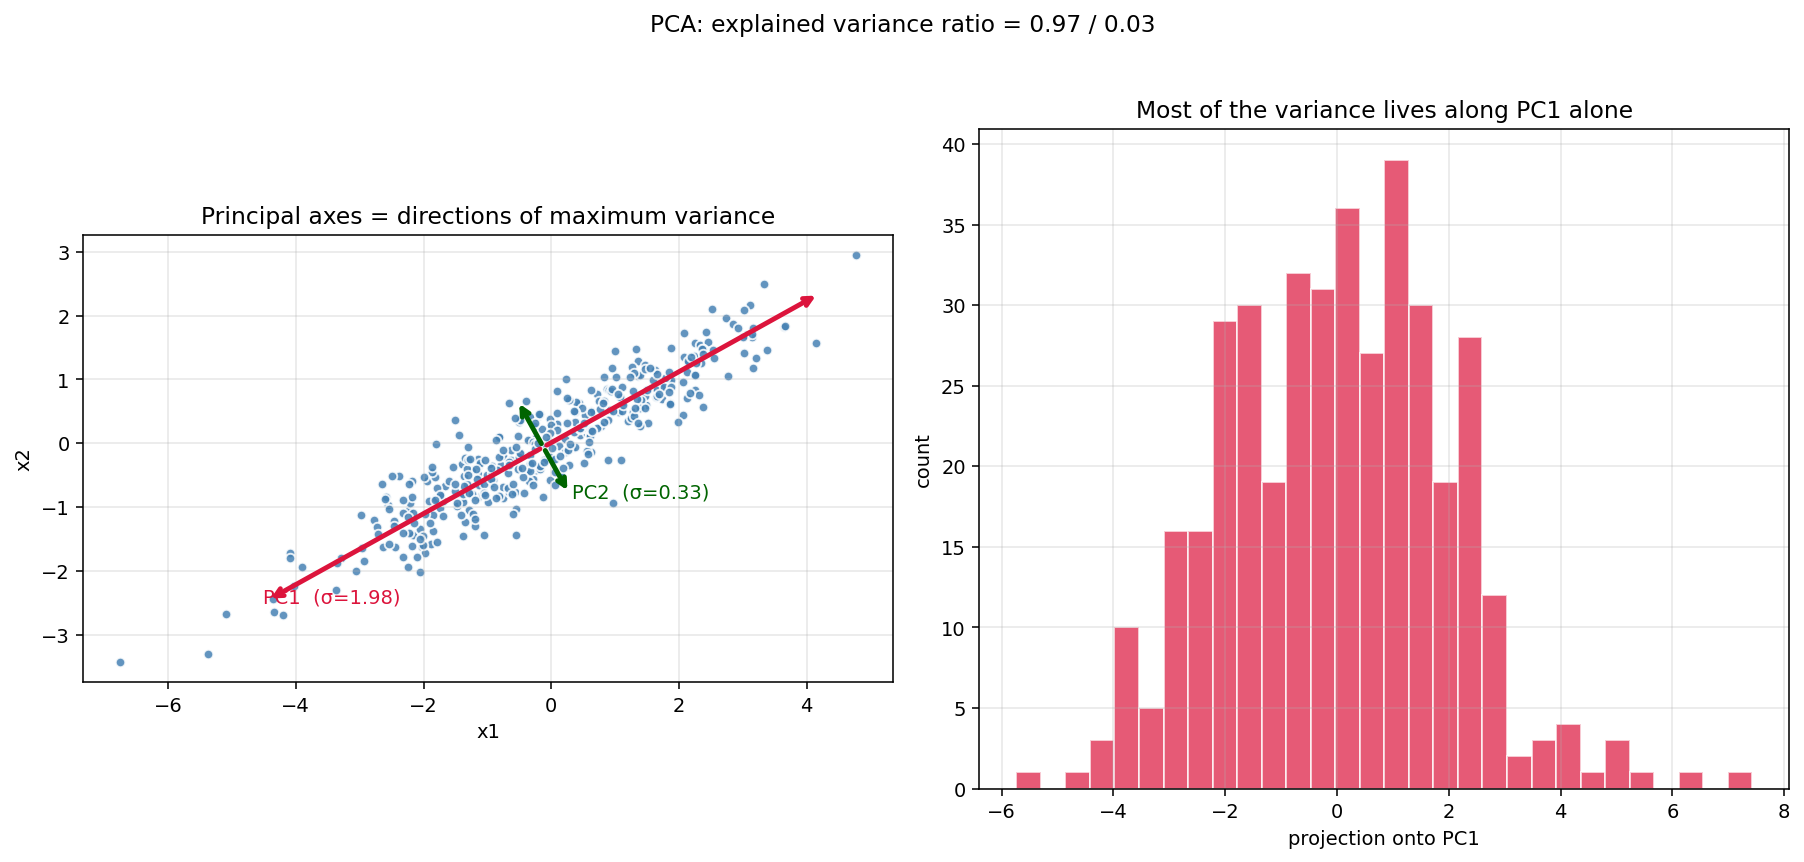

This chart was generated by the following Python code:
"""PCA on a 2D correlated Gaussian: data scatter with the two principal axes
drawn over it, and the 1D projection onto PC1 shown alongside.

Output: diagram_pca_geometry.png
"""

import numpy as np
import matplotlib.pyplot as plt

from from_scratch import PCA, make_correlated_gaussian


def main():
    X = make_correlated_gaussian(n=400, seed=0)
    pca = PCA().fit(X)
    mean = pca.mean_
    pcs = pca.components_  # rows are PCs
    svals = pca.singular_values_

    proj_pc1 = pca.transform(X, k=1).ravel()

    fig = plt.figure(figsize=(13, 6))

    # Left: scatter with PC axes
    ax1 = fig.add_subplot(1, 2, 1)
    ax1.scatter(X[:, 0], X[:, 1], color="steelblue", edgecolors="white", s=24, alpha=0.85)
    for i, color in enumerate(["crimson", "darkgreen"]):
        v = pcs[i] * (svals[i] / np.sqrt(X.shape[0])) * 2.5
        ax1.annotate("", xy=mean + v, xytext=mean,
                     arrowprops=dict(arrowstyle="->", color=color, lw=2.5))
        ax1.annotate("", xy=mean - v, xytext=mean,
                     arrowprops=dict(arrowstyle="->", color=color, lw=2.5))
        ax1.text(*(mean + v + 0.08 * v / np.linalg.norm(v)),
                 f"PC{i+1}  (σ={svals[i]/np.sqrt(X.shape[0]):.2f})",
                 color=color, fontsize=10)

    ax1.set_aspect("equal")
    ax1.set_xlabel("x1")
    ax1.set_ylabel("x2")
    ax1.set_title("Principal axes = directions of maximum variance")
    ax1.grid(alpha=0.3)

    # Right: 1D projection histogram
    ax2 = fig.add_subplot(1, 2, 2)
    ax2.hist(proj_pc1, bins=30, color="crimson", alpha=0.7, edgecolor="white")
    ax2.set_xlabel("projection onto PC1")
    ax2.set_ylabel("count")
    ax2.set_title("Most of the variance lives along PC1 alone")
    ax2.grid(alpha=0.3)

    fig.suptitle(
        f"PCA: explained variance ratio = "
        f"{pca.explained_variance_ratio_[0]:.2f} / {pca.explained_variance_ratio_[1]:.2f}",
        fontsize=12, y=1.02)
    fig.tight_layout()
    fig.savefig("diagram_pca_geometry.png", dpi=140, bbox_inches="tight")
    print("wrote diagram_pca_geometry.png")


if __name__ == "__main__":
    main()
